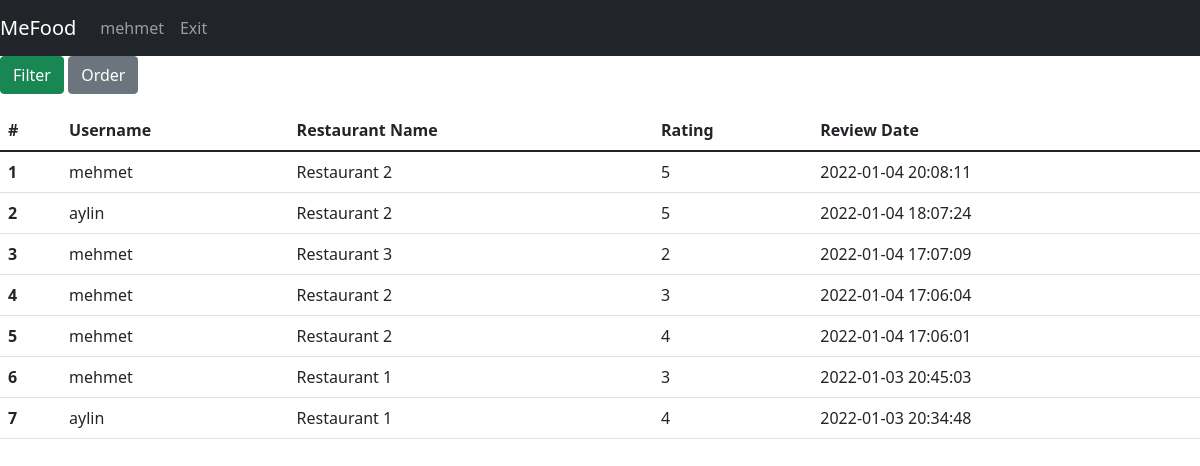
The page /reviews (signed in) on the database its author committed.
### tables this page shows
CREATE TABLE review(id INTEGER PRIMARY KEY,rating INTEGER,reviewDate DEFAULT (datetime('now','localtime')), restaurantId int REFERENCES restaurant(id) ON UPDATE CASCADE, userUserName int REFERENCES users(username) ON UPDATE CASCADE);

CREATE TABLE restaurant(id INTEGER PRIMARY KEY, restaurantName varchar(30),address varchar(250),lat Text,lng Text,isOpen binary,averageRating REAL);

### app.py (the view)
def getReviews(cursor, limit=None):
    if limit != None:
        cursor.execute("SELECT review.rating, restaurant.restaurantName, review.userUserName, review.reviewDate FROM review INNER JOIN restaurant ON review.restaurantId = restaurant.id ORDER BY review.reviewDate DESC LIMIT ?",(limit,))
    else:
        cursor.execute("SELECT review.rating, restaurant.restaurantName, review.userUserName, review.reviewDate FROM review INNER JOIN restaurant ON review.restaurantId = restaurant.id ORDER BY review.reviewDate DESC")
    query = cursor.fetchall()
    return query

### app.py (called while the page is built)
def getAllDbData(toGet, limit=None):
    with sqlite3.connect(DATABASE) as database:
        cursor = database.cursor()
    data = {}
    for entity in toGet:
        if entity == "couriers":
            data[entity] = getCouriers(cursor, limit)
        if entity == "users":
            data[entity] = getUsers(cursor, limit)
        if entity == "restaurant":
            data[entity] = getRestaurants(cursor, limit)
        if entity == "menu":
            data[entity] = getMenus(cursor, limit)
        if entity == "orders":
            data[entity] = getOrders(cursor, limit)
        if entity == "reviews":
            data[entity] = getReviews(cursor, limit)
        if entity == "extras":
            data[entity] = getExtras(cursor, limit)
        else:
            pass
    return data

### templates/admin/list_operations/list_reviews.html (shortened to what this page needs)
{% extends 'base.html' %}
{% block navbar %}
<nav class="navbar navbar-expand-lg navbar-dark bg-dark">
    <a class="navbar-brand" href="#">MeFood</a>
    <div class="collapse navbar-collapse" id="navbarNav">
        <ul class="navbar-nav">
          <li class="nav-item active"><a class="nav-link" href="/">{{username}}</a></li>
          <li class="nav-item active"><a class="nav-link" href="/exit">Exit</a></li>
        </ul>
    </div>
</nav>
{% endblock %}
{% block body %}
<p>
  <a class="btn btn-success" data-toggle="collapse" href="#filter" role="button" aria-expanded="false" aria-controls="filter">Filter</a>
  <button class="btn btn-secondary" type="button" data-toggle="collapse" data-target="#order" aria-expanded="false" aria-controls="order">Order</button>
</p>
<div>
    <table class="table">
      <thead class="thead-dark">
        <tr>
            <th scope="col">#</th>
            <th scope="col">Username</th>
            <th scope="col">Restaurant Name</th>
            <th scope="col">Rating</th>
            <th scope="col">Review Date</th>
          </tr>
        </thead>
        <tbody>
          {%for i in range(data["reviews"]|length)%}
          <tr>
            <th scope="row">{{ i+1 }}</th>
              <td>{{ data["reviews"][i][2] }}</td>
              <td>{{ data["reviews"][i][1] }}</td>
              <td>{{ data["reviews"][i][0] }}</td>
            <td>{{ data["reviews"][i][3] }}</td>
          </tr>
        {%endfor%}
      </tbody>
    </table>
</div>
{% endblock %}

### rows shown on the page
review: userUserName "mehmet", rating "5", reviewDate "2022-01-04 20:08:11"
restaurant: restaurantName "Restaurant 2" "Restaurant 2" "Restaurant 2" "Restaurant 2"
review: userUserName "aylin", rating "5", reviewDate "2022-01-04 18:07:24"
review: userUserName "mehmet", rating "2", reviewDate "2022-01-04 17:07:09"
restaurant: restaurantName "Restaurant 3"
review: userUserName "mehmet", rating "3", reviewDate "2022-01-04 17:06:04"
review: userUserName "mehmet", rating "4", reviewDate "2022-01-04 17:06:01"
review: userUserName "mehmet", rating "3", reviewDate "2022-01-03 20:45:03"
restaurant: restaurantName "Restaurant 1" "Restaurant 1"
review: userUserName "aylin", rating "4", reviewDate "2022-01-03 20:34:48"

### other values the page prints
{{ username }} "mehmet"
{{ i+1 }} "1" "2" "3" "4" "5" "6" "7"
